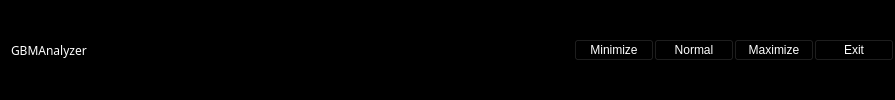
        <widget class="QFrame" name="frame_superior">
         <property name="sizePolicy">
          <sizepolicy hsizetype="Preferred" vsizetype="Fixed">
           <horstretch>0</horstretch>
           <verstretch>0</verstretch>
          </sizepolicy>
         </property>
         <property name="minimumSize">
          <size>
           <width>0</width>
           <height>20</height>
          </size>
         </property>
         <property name="styleSheet">
          <string notr="true">background-color: rgb(0, 0, 0);</string>
         </property>
         <property name="frameShape">
          <enum>QFrame::StyledPanel</enum>
         </property>
         <property name="frameShadow">
          <enum>QFrame::Raised</enum>
         </property>
         <layout class="QHBoxLayout" name="horizontalLayout">
          <property name="spacing">
           <number>0</number>
          </property>
          <property name="leftMargin">
           <number>10</number>
          </property>
          <property name="topMargin">
           <number>0</number>
          </property>
          <property name="rightMargin">
           <number>0</number>
          </property>
          <property name="bottomMargin">
           <number>0</number>
          </property>
          <item>
           <widget class="QLabel" name="window_name_label">
            <property name="sizePolicy">
             <sizepolicy hsizetype="Expanding" vsizetype="Preferred">
              <horstretch>0</horstretch>
              <verstretch>0</verstretch>
             </sizepolicy>
            </property>
            <property name="maximumSize">
             <size>
              <width>200</width>
              <height>16777215</height>
             </size>
            </property>
            <property name="font">
             <font>
              <family>Arial Black</family>
             </font>
            </property>
            <property name="styleSheet">
             <string notr="true">color: rgb(255, 255, 255);
background-color: rgb(0, 0, 0);</string>
            </property>
            <property name="text">
             <string>GBMAnalyzer</string>
            </property>
            <property name="alignment">
             <set>Qt::AlignLeading|Qt::AlignLeft|Qt::AlignVCenter</set>
            </property>
           </widget>
          </item>
          <item>
           <spacer name="horizontalSpacer">
            <property name="orientation">
             <enum>Qt::Horizontal</enum>
            </property>
            <property name="sizeHint" stdset="0">
             <size>
              <width>487</width>
              <height>20</height>
             </size>
            </property>
           </spacer>
          </item>
          <item>
           <widget class="QPushButton" name="minimize_button">
            <property name="styleSheet">
             <string notr="true">color: rgb(255, 255, 255);</string>
            </property>
            <property name="text">
             <string>Minimize</string>
            </property>
           </widget>
          </item>
          <item>
           <widget class="QPushButton" name="normal_button">
            <property name="styleSheet">
             <string notr="true">color: rgb(255, 255, 255);</string>
            </property>
            <property name="text">
             <string>Normal</string>
            </property>
           </widget>
          </item>
          <item>
           <widget class="QPushButton" name="maximize_button">
            <property name="styleSheet">
             <string notr="true">color: rgb(255, 255, 255);</string>
            </property>
            <property name="text">
             <string>Maximize</string>
            </property>
           </widget>
          </item>
          <item>
           <widget class="QPushButton" name="close_button">
            <property name="styleSheet">
             <string notr="true">color: rgb(255, 255, 255);</string>
            </property>
            <property name="text">
             <string>Exit</string>
            </property>
           </widget>
          </item>
         </layout>
        </widget>
